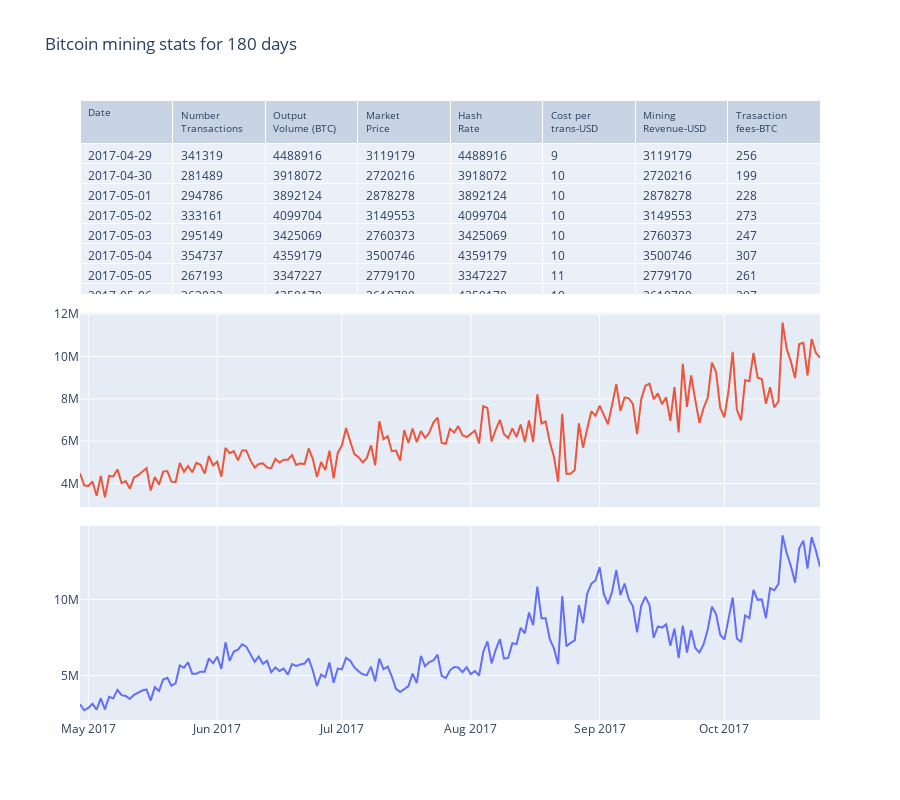

The notebook cell this image was saved under:
### Code cell
import plotly.graph_objects as go
from plotly.subplots import make_subplots

import pandas as pd
import re

df = pd.read_csv("https://raw.githubusercontent.com/plotly/datasets/master/Mining-BTC-180.csv")

for i, row in enumerate(df["Date"]):
    p = re.compile(" 00:00:00")
    datetime = p.split(df["Date"][i])[0]
    df.iloc[i, 1] = datetime

fig = make_subplots(
    rows=3, cols=1,
    shared_xaxes=True,
    vertical_spacing=0.03,
    specs=[[{"type": "table"}],
           [{"type": "scatter"}],
           [{"type": "scatter"}]]
)

fig.add_trace(
    go.Scatter(
        x=df["Date"],
        y=df["Mining-revenue-USD"],
        mode="lines",
        name="mining revenue"
    ),
    row=3, col=1
)

fig.add_trace(
    go.Scatter(
        x=df["Date"],
        y=df["Hash-rate"],
        mode="lines",
        name="hash-rate-TH/s"
    ),
    row=2, col=1
)

fig.add_trace(
    go.Table(
        header=dict(
            values=["Date", "Number<br>Transactions", "Output<br>Volume (BTC)",
                    "Market<br>Price", "Hash<br>Rate", "Cost per<br>trans-USD",
                    "Mining<br>Revenue-USD", "Trasaction<br>fees-BTC"],
            font=dict(size=10),
            align="left"
        ),
        cells=dict(
            values=[df[k].tolist() for k in df.columns[1:]],
            align = "left")
    ),
    row=1, col=1
)
fig.update_layout(
    height=800,
    showlegend=False,
    title_text="Bitcoin mining stats for 180 days",
)

fig.show()

### Figure 1 — Plotly figure (JSON) as saved in the notebook; plotly's stock layout.template omitted (floating-point values rounded to 4 significant figures; data arrays with more than 128 entries replaced by an {"elided": "..."} marker saying what was removed)
{"data": [{"mode": "lines", "name": "mining revenue", "type": "scatter", "x": {"elided": "179 str values"}, "xaxis": "x2", "y": {"elided": "179 int values"}, "yaxis": "y2"}, {"mode": "lines", "name": "hash-rate-TH/s", "type": "scatter", "x": {"elided": "179 str values"}, "xaxis": "x", "y": {"elided": "179 int values"}, "yaxis": "y"}, {"cells": {"align": "left", "values": {"elided": "8x179 mixed values"}}, "domain": {"x": [0, 1], "y": [0.6867, 1.0]}, "header": {"align": "left", "font": {"size": 10}, "values": ["Date", "Number<br>Transactions", "Output<br>Volume (BTC)", "Market<br>Price", "Hash<br>Rate", "Cost per<br>trans-USD", "Mining<br>Revenue-USD", "Trasaction<br>fees-BTC"]}, "type": "table"}], "layout": {"height": 800, "showlegend": false, "title": {"text": "Bitcoin mining stats for 180 days"}, "xaxis": {"anchor": "y", "domain": [0, 1], "matches": "x2", "showticklabels": false}, "xaxis2": {"anchor": "y2", "domain": [0, 1]}, "yaxis": {"anchor": "x", "domain": [0.3433, 0.6567]}, "yaxis2": {"anchor": "x2", "domain": [0, 0.3133]}}}
